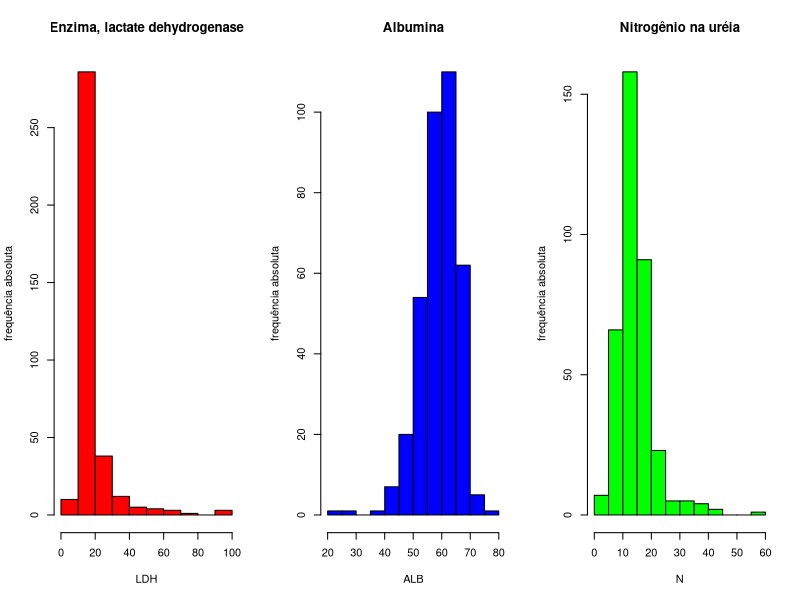

This figure's R source:
#constante previamente definida
pi
#pode ser sobrescrita!
pi <- 5
pi
#volte ao normal removendo o valor atribuído a pi
rm(pi)
pi
##################################################
#para conjuntos
x <- c(1, 2, 3, 4, 5); x
y <- c(3, 4, 5, 6, 7); y
union(x,y)
intersect(x,y)
#responde se são iguais
?setequal
#false
setequal(x, y)
#true
setequal(c(1, 2), c(1, 2))

#diferença entre conjuntos
#todos os que estão em x mas não em y
setdiff(x, y)
setdiff(c(1, 2), c(1, 3))

#devolve um vetor de booleanos
#para cada elemento do primeiro, um booleano indica se ele pertence ao segundo
#TRUE
is.element(c(1), c(1, 2))
#TRUE FALSE FALSE
is.element(c(1, 2, 3), c(1))
##################################################
#funções estatísticas
x <- 1:5;x
#média
mean(x)
#desvio padrão
sd(x)
#correlação
cor(x, x)#1
cor ((1:100)^2, log(1:100)) #0.77
cor (c(1, 2, 3), c (10, 53, 4)) #-0.11
##################################################
#funções probabilísticas
?runif
#vinte observações no intervalo de 0 a 10, distribuição uniforme
#random uniform
runif(20000000, min=0, max=10)
#vinte observações, distribuição normal
rnorm(20, mean=0, sd=10)
?sample
#uma permutação envolvendo o intervalo 1:5
sample(5)
#permutação intervalo 1:10
sample(1:10)
#com reposição
sample(1:10, replace=T)
#especificando quantidade, com reposição
sample(1:100, 6, replace=T)
##################################################
x <- "Hello, Strings"
y <- "Análise de dados"
#número de caracteres de cada string
nchar(c(x,y))
#quebra usando um símbolo especificado
strsplit(c(x, y), split = " ")
#substring
#ell
substr(x, start=2, stop=4)
#e
substr(x, start=2, stop=2)
#cadeia vazia
substr(x, start=2, stop=1)
#se start=0, começa do 1 mesmo assim
substr(x, start=0, stop=5)
#qualquer valor negativo faz começar do 1
substr(x, start=-1, stop=2)
substr(x, start=-12, stop=2)
?chartr
#substituição de caracteres
#tr: translate
#Hello, StringS
chartr('hs', 'HS', 'hello, strings')
?strtrim
#recebe um vetor e um valor inteiro de "width"
#normal para o nosso alfabeto, por exemplo
strtrim("ABC", 2)
#width é a largura
#em japonês, por exemplo, há caracteres de
#全角: largura completa
#半角: metade do tamanho
#Esse é um half width: ﾣ
#Esse é um full width: ￥
#mostra ﾣ pois ele é half width 
strtrim('ﾣ', 1)
#mostra a cadeia vazia pois ele é full width
strtrim('￥', 1)
#mostra ￥
strtrim('￥', 2)

#letras maiúsculas e minúsculas
toupper('Hello, Strings')
tolower("Hello, Strings")
#Title Case
tools::toTitleCase('josé da silva')
#também dá pra fazer assim
library(tools)
toTitleCase("maria silva")

#busca padrões baseados em expressões regulares
?sub
#substitui somente o primeiro da esquerda para a direita
#An* Maria
sub("a", "*", "Ana Maria")
#globalsub: substitui todos
?gsub
#An* M*ri*
gsub("a", "*", "Ana Maria")
##################################################
#Funções lógicas
x <- c(T, F)
y <- c(T, T)
z <- c(F, F)
#alguém resulta em TRUE?
#TRUE
any(x)
#TRUE
any(y)
#FALSE
any(z)

#todos resultam em T?
#FALSE
all(x)
#T
all(y)
#F
all(z)
#################################################################
#Exercícios resolvidos
#################################################################
#1. Abra o arquivo cancer.txt como um data frame e faça um sumário estatístico dos dados.
arq <- read.table(file = "cancer.txt", header = T);arq
#################################################################
#2. Faça o histograma das variáveis LDH, ALB e N. Use a descrição da coluna como título de cada um. Use cores diferentes.
#parâmetro para os gráficos
#disposição de uma linha e três coluna (mfrow: posicionamento da esquerda para a direita. Se usar mfcol: posicionamento de cima para baixo)
par(mfrow = c(1,3))

hist(arq[, 'LDH'], main = 'Enzima, lactate dehydrogenase', xlab = 'LDH', ylab = 'frequência absoluta', col = 'red')

hist(arq[, 'ALB'], main = 'Albumina', xlab = 'ALB', ylab = 'frequência absoluta', col = 'blue')

hist(arq[, 'N'], main = 'Nitrogênio na uréia', xlab = 'N', ylab = 'frequência absoluta', col = 'green')

#volta configurações de gráfico ao normal
par(mfrow = c(1, 1))
